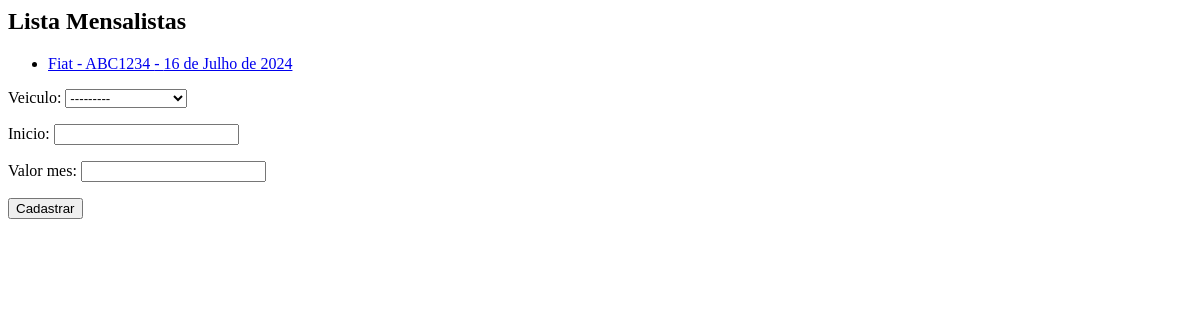
Page /core/mensalistas/ on the earlier database version.
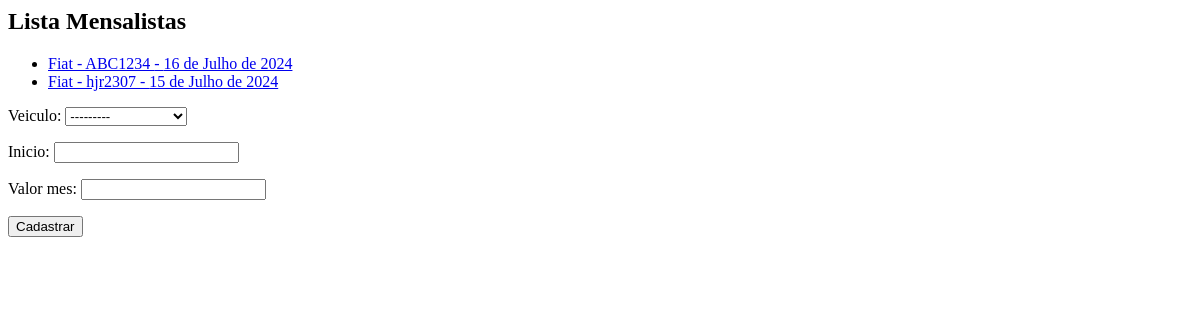
Same page on the later database version.
### core/models.py (models this page shows, shortened)
class Mensalista(models.Model):
    veiculo = models.ForeignKey(Veiculo, on_delete=models.CASCADE)
    inicio = models.DateField()
    valor_mes = models.DecimalField(max_digits=6, decimal_places=2)

class Veiculo(models.Model):
    marca = models.ForeignKey(Marca, on_delete=models.CASCADE)
    placa = models.CharField(max_length=7)
    proprietario = models.ForeignKey(Pessoa, on_delete=models.CASCADE)
    cor = models.CharField(max_length=15)
    observacoes = models.TextField()
    def __str__(self):
        return self.marca.nome + " - " + self.placa

class Marca(models.Model):
    nome = models.CharField(max_length=50)

### core/views.py (the view)
# urls.py: path("mensalistas/", lista_mensalistas, name="core_lista_mensalistas"),
def lista_mensalistas(request):
    mensalistas = Mensalista.objects.all()
    form = MensalistaForm()
    data = { "mensalistas": mensalistas, "form": form }
    return render(
        request, "core/lista_mensalistas.html", data)

### core/forms.py
class MensalistaForm(ModelForm):
    class Meta:
        model = Mensalista
        fields = "__all__"

### core/templates/core/lista_mensalistas.html (shortened to what this page needs)
<h2>Lista Mensalistas</h2>
<ul>
    {% for mensalista in mensalistas %}
        <li>
            <a href="{% url 'core:core_mensalista_update' mensalista.id %}">
                {{ mensalista.veiculo }} - {{ mensalista.inicio }}
            </a>
        </li>
    {% endfor %}
</ul>
<form action="{% url 'core:core_mensalista_novo' %}" method="POST">
    {{ form.as_p }}
    <button type="submit">Cadastrar</button>
</form>

Differences in the rows shown:
added Mensalista: veiculo "Fiat - hjr2307", inicio "15 de Julho de 2024"
